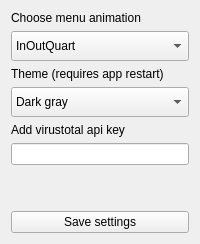
      <widget class="QWidget" name="gui_settings_page">
       <layout class="QVBoxLayout" name="verticalLayout_11">
        <item>
         <widget class="QWidget" name="settings_lay" native="true">
          <layout class="QVBoxLayout" name="verticalLayout_10">
           <property name="leftMargin">
            <number>0</number>
           </property>
           <property name="topMargin">
            <number>0</number>
           </property>
           <property name="rightMargin">
            <number>0</number>
           </property>
           <property name="bottomMargin">
            <number>0</number>
           </property>
           <item>
            <widget class="QLabel" name="choose_animation_label">
             <property name="text">
              <string>Choose menu animation</string>
             </property>
            </widget>
           </item>
           <item>
            <widget class="QComboBox" name="choose_animation_box">
             <property name="minimumSize">
              <size>
               <width>0</width>
               <height>30</height>
              </size>
             </property>
             <item>
              <property name="text">
               <string>InOutQuart</string>
              </property>
             </item>
             <item>
              <property name="text">
               <string>InOutBack</string>
              </property>
             </item>
             <item>
              <property name="text">
               <string>InOutBounce</string>
              </property>
             </item>
             <item>
              <property name="text">
               <string>OutBack</string>
              </property>
             </item>
             <item>
              <property name="text">
               <string>OutElastic</string>
              </property>
             </item>
            </widget>
           </item>
           <item>
            <widget class="QLabel" name="choose_theme_label">
             <property name="text">
              <string>Theme (requires app restart)</string>
             </property>
            </widget>
           </item>
           <item>
            <widget class="QComboBox" name="choose_theme_box">
             <property name="minimumSize">
              <size>
               <width>0</width>
               <height>30</height>
              </size>
             </property>
             <item>
              <property name="text">
               <string>Dark gray</string>
              </property>
             </item>
             <item>
              <property name="text">
               <string>Black</string>
              </property>
             </item>
             <item>
              <property name="text">
               <string>Black acrylic</string>
              </property>
             </item>
            </widget>
           </item>
           <item>
            <widget class="QLabel" name="add_vt_key_label">
             <property name="text">
              <string>Add virustotal api key</string>
             </property>
            </widget>
           </item>
           <item>
            <widget class="QLineEdit" name="add_vt_key_box"/>
           </item>
           <item>
            <spacer name="settings_vertical_spacer">
             <property name="orientation">
              <enum>Qt::Vertical</enum>
             </property>
             <property name="sizeHint" stdset="0">
              <size>
               <width>20</width>
               <height>40</height>
              </size>
             </property>
            </spacer>
           </item>
          </layout>
         </widget>
        </item>
        <item>
         <widget class="QPushButton" name="save_settings_button">
          <property name="text">
           <string>Save settings</string>
          </property>
         </widget>
        </item>
       </layout>
      </widget>
